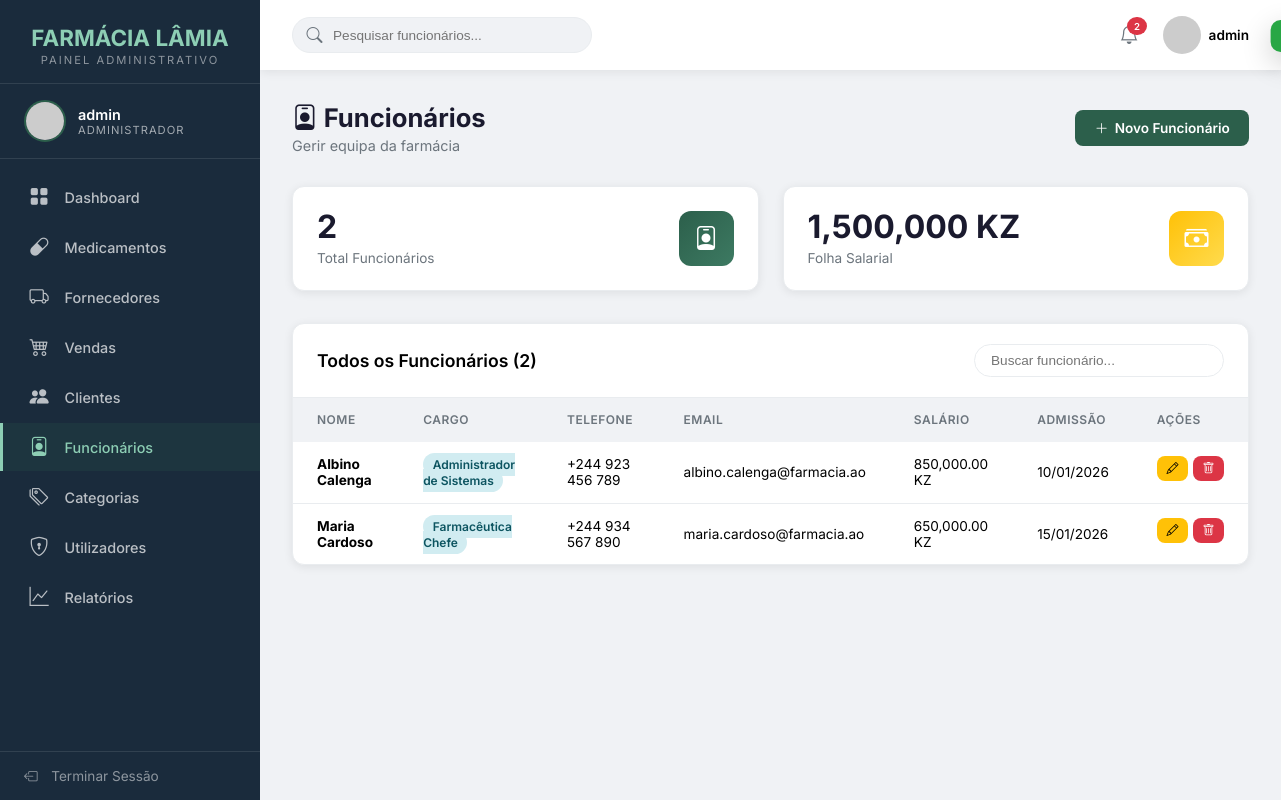
/VIEWS/Admin/funcionarios.php (signed in), run on the app's committed database.
### tables this page shows
CREATE TABLE `funcionario` (
  `idFuncionario` int NOT NULL AUTO_INCREMENT,
  `nome` varchar(100) NOT NULL,
  `sexo` enum('Masculino','Feminino') NOT NULL,
  `dataNascimento` date DEFAULT NULL,
  `telefone` varchar(20) DEFAULT NULL,
  `email` varchar(100) DEFAULT NULL,
  `cargo` varchar(50) NOT NULL,
  `salario` decimal(10,2) DEFAULT NULL,
  `dataAdmissao` date DEFAULT NULL,
  `endereco` varchar(200) DEFAULT NULL,
  PRIMARY KEY (`idFuncionario`),
  UNIQUE KEY `email` (`email`),
  KEY `idx_funcionario_nome` (`nome`)
);

### MODEL/DAO/conexao.php (called while the page is built, shortened)
<?php
class Conn
{
    private static $instance = null;
    private $conn;
    private $host = "localhost";
    private $dbname = "sgf";
    private $username = "root";
    private $password = "1234";
    private function __construct()
    {
        try {
            $dsn = "mysql:host={$this->host};dbname={$this->dbname};charset=utf8mb4";
            $options = [
                PDO::ATTR_ERRMODE => PDO::ERRMODE_EXCEPTION,
                PDO::ATTR_DEFAULT_FETCH_MODE => PDO::FETCH_ASSOC,
                PDO::ATTR_EMULATE_PREPARES => false,
                PDO::MYSQL_ATTR_FOUND_ROWS => true,
            ];
            $this->conn = new PDO($dsn, $this->username, $this->password, $options);
        } catch (PDOException $e) {
            throw new Exception("Não foi possível ligar a base de dados: " . $e->getMessage());
        }
    }
    public static function getInstance()
    {
        if (self::$instance === null) {
            self::$instance = new self();
        }
        return self::$instance;
    }
    public function buscarTodos($sql, $params = [])
    {
        try {
            $stmt = $this->conn->prepare($sql);
            $stmt->execute($params);
            return $stmt->fetchAll();
        } catch (PDOException $e) {
            error_log("Erro SQL: " . $e->getMessage());
            throw $e;
        }
    }
}

### CONTROLLER/FuncionarioController.php (called while the page is built, shortened)
<?php
require_once __DIR__ . '/../MODEL/DAO/FuncionarioDAO.php';
require_once __DIR__ . '/../MODEL/DTO/FuncionarioDTO.php';
class FuncionarioController
{
    private $funcionarioDAO;
    public function __construct()
    {
        $this->funcionarioDAO = new FuncionarioDAO();
    }
    public function listar()
    {
        try {
            $funcionarios = $this->funcionarioDAO->listarTodos();
            return ['success' => true, 'data' => $funcionarios];
        } catch (Exception $e) {
            return ['success' => false, 'message' => 'Erro ao listar funcionários.'];
        }
    }
}

### MODEL/DAO/FuncionarioDAO.PHP (called while the page is built, shortened)
<?php
require_once __DIR__ . '/conexao.php';
require_once __DIR__ . '/../DTO/FuncionarioDTO.php';
class FuncionarioDAO
{
    private $bd;
    public function __construct()
    {
        $this->bd = Conn::getInstance();
    }
    public function listarTodos()
    {
        try {
            $sql = "SELECT * FROM funcionario ORDER BY nome ASC";
            $resultados = $this->bd->buscarTodos($sql);
            $funcionarios = [];
            foreach ($resultados as $linha) {
                $funcionarios[] = $this->construirDTO($linha);
            }
            return $funcionarios;
        } catch (Exception $e) {
            error_log("FuncionarioDAO - Erro em listarTodos(): " . $e->getMessage());
            return [];
        }
    }
    private function construirDTO($dados)
    {
        $funcionario = new FuncionarioDTO();
        $funcionario->setIdFuncionario($dados['idFuncionario']);
        $funcionario->setNome($dados['nome']);
        $funcionario->setSexo($dados['sexo']);
        $funcionario->setDataNascimento($dados['dataNascimento']);
        $funcionario->setTelefone($dados['telefone']);
        $funcionario->setEmail($dados['email']);
        $funcionario->setCargo($dados['cargo']);
        $funcionario->setSalario($dados['salario']);
        $funcionario->setDataAdmissao($dados['dataAdmissao']);
        $funcionario->setEndereco($dados['endereco']);
        return $funcionario;
    }
}

### MODEL/DTO/FuncionarioDTO.PHP (called while the page is built, shortened)
<?php
class FuncionarioDTO implements JsonSerializable
{
    private $idFuncionario;
    private $nome;
    private $sexo;
    private $dataNascimento;
    private $telefone;
    private $email;
    private $cargo;
    private $salario;
    private $dataAdmissao;
    private $endereco;
    public function getIdFuncionario()
    {
        return $this->idFuncionario;
    }
    public function setIdFuncionario($idFuncionario)
    {
        $this->idFuncionario = $idFuncionario;
    }
    public function getNome()
    {
        return $this->nome;
    }
    public function setNome($nome)
    {
        $this->nome = $nome;
    }
    public function getSexo()
    {
        return $this->sexo;
    }
    public function setSexo($sexo)
    {
        $this->sexo = $sexo;
    }
    public function getDataNascimento()
    {
        return $this->dataNascimento;
    }
    public function setDataNascimento($dataNascimento)
    {
        $this->dataNascimento = $dataNascimento;
    }
    public function getTelefone()
    {
        return $this->telefone;
    }
    public function setTelefone($telefone)
    {
        $this->telefone = $telefone;
    }
    public function getEmail()
    {
        return $this->email;
    }
    public function setEmail($email)
    {
        $this->email = $email;
    }
    public function getCargo()
    {
        return $this->cargo;
    }
    public function setCargo($cargo)
    {
        $this->cargo = $cargo;
    }
    public function getSalario()
    {
        return $this->salario;
    }
    public function setSalario($salario)
    {
        $this->salario = $salario;
    }
    public function getDataAdmissao()
    {
        return $this->dataAdmissao;
    }
    public function setDataAdmissao($dataAdmissao)
    {
        $this->dataAdmissao = $dataAdmissao;
    }
    public function getEndereco()
    {
        return $this->endereco;
    }
    public function setEndereco($endereco)
    {
        $this->endereco = $endereco;
    }
}

### VIEWS/Admin/funcionarios.php (the view, shortened to what this page needs)
<?php
$usuario = $_SESSION['usuario']; $nivel = $usuario['nivel'];
$paginaAtual = basename($_SERVER['PHP_SELF']); $titulo = 'Funcionários';
require_once '../../CONTROLLER/FuncionarioController.php';
$controller = new FuncionarioController();
$lista = $controller->listar()['data'] ?? [];
$totalSal = 0; foreach($lista as $f) $totalSal += $f->getSalario();
?>
<!DOCTYPE html>
<html lang="pt">
<head>
    <link rel="stylesheet" href="https://cdn.jsdelivr.net/npm/bootstrap-icons@1.11.3/font/bootstrap-icons.css">
</head>
<body>
    <div class="toast" id="toast"></div>
    <aside class="sidebar" id="sidebar">
        <div class="sidebar-logo">
            <h2>FARMÁCIA LÂMIA</h2>
            <span>Painel Administrativo</span>
        </div>
        <div class="sidebar-user">
            <img src="https://ui-avatars.com/api/?name=<?php echo urlencode($usuario['username']); ?>&background=2c5f4b&color=fff" alt="Avatar">
            <div class="sidebar-user-info">
                <div class="nome"><?php echo htmlspecialchars($usuario['username']); ?></div>
                <div class="nivel"><?php echo htmlspecialchars($nivel); ?></div>
            </div>
        </div>
        <nav class="sidebar-nav">
            <ul>
                <li><a href="index.php"><i class="bi bi-grid-fill"></i> Dashboard</a></li>
                <li><a href="medicamentos.php"><i class="bi bi-capsule"></i> Medicamentos</a></li>
                <li><a href="fornecedores.php"><i class="bi bi-truck"></i> Fornecedores</a></li>
                <li><a href="vendas.php"><i class="bi bi-cart4"></i> Vendas</a></li>
                <li><a href="clientes.php"><i class="bi bi-people-fill"></i> Clientes</a></li>
                <li><a href="funcionarios.php" class="active"><i class="bi bi-person-badge"></i> Funcionários</a></li>
                <li><a href="categorias.php"><i class="bi bi-tags"></i> Categorias</a></li>
                <?php if ($nivel === 'Administrador'): ?>
                <li><a href="utilizadores.php"><i class="bi bi-shield-lock"></i> Utilizadores</a></li>
                <?php endif; ?>
                <li><a href="relatorios.php"><i class="bi bi-graph-up"></i> Relatórios</a></li>
            </ul>
        </nav>
        <div class="sidebar-footer">
            <a href="#" onclick="abrirModalLogout()"><i class="bi bi-box-arrow-left"></i> Terminar Sessão</a>
        </div>
    </aside>
    <div class="main-content">
        <header class="topbar">
            <div class="topbar-left">
                <div class="topbar-search">
                    <i class="bi bi-search"></i>
                    <input type="text" placeholder="Pesquisar funcionários..." id="buscaTopo">
                </div>
            </div>
            <div class="topbar-right">
                <div class="topbar-notification">
                    <i class="bi bi-bell"></i>
                    <span class="badge"><?php echo count($lista); ?></span>
                </div>
                <div class="topbar-user">
                    <img src="https://ui-avatars.com/api/?name=<?php echo urlencode($usuario['username']); ?>&background=2c5f4b&color=fff" alt="Avatar">
                    <span><?php echo htmlspecialchars($usuario['username']); ?></span>
                </div>
            </div>
        </header>
        <div class="page-content">
            <div class="page-header">
                <div>
                    <h1><i class="bi bi-person-badge"></i> <?php echo $titulo; ?></h1>
                    <p>Gerir equipa da farmácia</p>
                </div>
                <button class="btn btn-primary" onclick="abrirModalCadastro()"><i class="bi bi-plus-lg"></i> Novo Funcionário</button>
            </div>
            <div class="cards-grid">
                <div class="card">
                    <div class="card-info">
                        <div class="card-number"><?php echo count($lista); ?></div>
                        <div class="card-label">Total Funcionários</div>
                    </div>
                    <div class="card-icon funcionarios"><i class="bi bi-person-badge"></i></div>
                </div>
                <div class="card">
                    <div class="card-info">
                        <div class="card-number"><?php echo number_format($totalSal, 0); ?> KZ</div>
                        <div class="card-label">Folha Salarial</div>
                    </div>
                    <div class="card-icon salario"><i class="bi bi-cash-stack"></i></div>
                </div>
            </div>
            <div class="table-container">
                <div class="table-header">
                    <h3>Todos os Funcionários (<?php echo count($lista); ?>)</h3>
                    <div class="search-box">
                        <input type="text" placeholder="Buscar funcionário..." id="busca" style="padding:0.5rem 1rem;border:1px solid var(--border);border-radius:20px;font-size:0.85rem;width:250px;outline:none;">
                    </div>
                </div>
                <table>
                    <thead>
                        <tr><th>Nome</th><th>Cargo</th><th>Telefone</th><th>Email</th><th>Salário</th><th>Admissão</th><th>Ações</th></tr>
                    </thead>
                    <tbody id="tabelaBody">
                        <?php foreach($lista as $f): ?>
                        <tr data-id="<?php echo $f->getIdFuncionario(); ?>">
                            <td><strong><?php echo htmlspecialchars($f->getNome()); ?></strong></td>
                            <td><span class="badge badge-info"><?php echo htmlspecialchars($f->getCargo()); ?></span></td>
                            <td><?php echo $f->getTelefone() ?: '—'; ?></td>
                            <td><?php echo $f->getEmail() ?: '—'; ?></td>
                            <td><?php echo number_format($f->getSalario(), 2); ?> KZ</td>
                            <td><?php echo $f->getDataAdmissao() ? date('d/m/Y', strtotime($f->getDataAdmissao())) : '—'; ?></td>
                            <td class="acoes">
                                <button class="btn btn-warning btn-xs" onclick="abrirModalEdicao(<?php echo $f->getIdFuncionario(); ?>, '<?php echo htmlspecialchars(addslashes($f->getNome())); ?>', '<?php echo $f->getSexo(); ?>', '<?php echo htmlspecialchars(addslashes($f->getCargo())); ?>', '<?php echo $f->getSalario(); ?>', '<?php echo htmlspecialchars(addslashes($f->getTelefone())); ?>', '<?php echo htmlspecialchars(addslashes($f->getEmail())); ?>', '<?php echo $f->getDataNascimento(); ?>', '<?php echo $f->getDataAdmissao(); ?>', '<?php echo htmlspecialchars(addslashes($f->getEndereco())); ?>')"><i class="bi bi-pencil"></i></button>
                                <button class="btn btn-danger btn-xs" onclick="abrirModalExclusao(<?php echo $f->getIdFuncionario(); ?>, '<?php echo htmlspecialchars(addslashes($f->getNome())); ?>')"><i class="bi bi-trash"></i></button>
                            </td>
                        </tr>
                        <?php endforeach; ?>
                    </tbody>
                </table>
            </div>
        </div>
    </div>
</body>
</html>

### data on the page
funcionario: nome "Albino Calenga", cargo "Administrador de Sistemas", telefone "+244 923 456 789", email "albino.calenga@farmacia.ao", salario "850,000.00", dataAdmissao "10/01/2026"
funcionario: nome "Maria Cardoso", cargo "Farmacêutica Chefe", telefone "+244 934 567 890", email "maria.cardoso@farmacia.ao", salario "650,000.00", dataAdmissao "15/01/2026"

### other printed values
$usuario['username'] "admin"
$nivel "ADMINISTRADOR"
count($lista) "2"
$titulo "Funcionários"
$totalSal "1,500,000"
